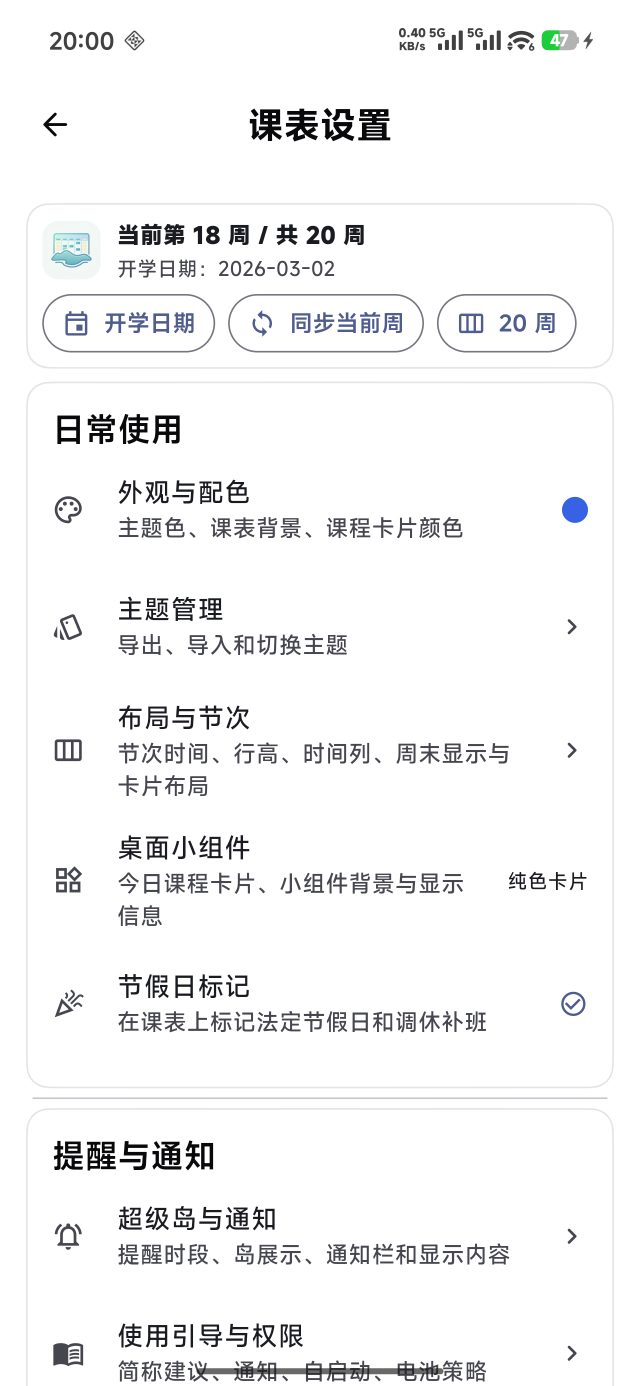
#> input picture _debug_settings.png, 1280 x 2772 px (shown at 1/2 size)
$ python shrink_image.py ../_debug_settings.png
#> lines starting #> are read from the running program, lines starting #| are printed output that depends on the picture
#!/usr/bin/env python
"""Downscale a screenshot so it is cheap to look at (and to keep in an agent chat).

A full-resolution phone screenshot (1880x3008 PNG) is 2-5 MB. Every image an
agent "reads" is carried as base64 inside the conversation, so a handful of
them is enough to push the CLI process into a multi-GB heap (observed:
18 screenshots -> 4 GB -> "JavaScript heap out of memory"). A 720px-wide JPEG
of the same frame is ~100 KB, i.e. 20-50x smaller, and is still enough to judge
layout, spacing and colour.

Usage:
  python tool/shrink_image.py shot.png
      -> writes shot-small.jpg next to it
  python tool/shrink_image.py shot.png -o tmp/qa/small.jpg
  python tool/shrink_image.py tmp/qa/*.png -w 900 -q 85
  python tool/shrink_image.py tmp/qa/*.png --keep-only
      -> delete each source once its small copy is written

Requires Pillow (PIL). On this machine the real interpreter is
%LOCALAPPDATA%\\Programs\\Python\\Python312\\python.exe -- do NOT use the
`python3` name, that is the Microsoft Store stub.
"""

import argparse
import os
import sys

try:
    from PIL import Image
except ImportError:
    sys.exit("error: Pillow not installed for this interpreter (%s).\n"
             "Install it, or point at one that has it, e.g.\n"
             "  %%LOCALAPPDATA%%\\Programs\\Python\\Python312\\python.exe" % sys.executable)


def parse_args():
    p = argparse.ArgumentParser(
        description="Downscale screenshots to small JPEGs.",
        usage="python tool/shrink_image.py <src...> [-o OUT] [-w N] [-q N] [--keep-only]",
    )
    p.add_argument("sources", nargs="+", help="image file(s) to shrink")
    p.add_argument("-o", "--out", help="output file or directory (single source only)")
    p.add_argument("-w", "--max-width", type=int, default=720,
                   help="max width in pixels, never upscales (default: 720)")
    p.add_argument("-q", "--quality", type=int, default=80,
                   help="JPEG quality (default: 80)")
    p.add_argument("--keep-only", action="store_true",
                   help="delete each source after its small copy is written")
    return p.parse_args()


def small_name(src):
    stem, _ = os.path.splitext(src)
    return stem + "-small.jpg"


def resolve_out(src, out, count):
    if not out:
        return small_name(src)
    if count > 1:
        sys.exit("error: -o needs exactly one source")
    if os.path.isdir(out):
        return os.path.join(out, os.path.basename(small_name(src)))
    return out


def to_rgb(img):
    # JPEG has no alpha channel: flatten transparency onto white instead of
    # letting Pillow turn it black.
    if img.mode in ("RGBA", "LA", "P"):
        img = img.convert("RGBA")
        flat = Image.new("RGB", img.size, (255, 255, 255))
        flat.paste(img, mask=img.split()[-1])
        return flat
    return img.convert("RGB")


def main():
    args = parse_args()
    if args.max_width < 16:
        sys.exit("error: --max-width must be at least 16")

    total_before = 0
    total_after = 0
    for src in args.sources:
        if not os.path.isfile(src):
            sys.exit("error: no such file: %s" % src)

        before = os.path.getsize(src)
        with Image.open(src) as img:
#> img is the input picture: PIL image 1280x2772 RGBA; mean R, G, B, A 244.1, 244.3, 244.8, 255
            img = to_rgb(img)
#> in to_rgb, `flat = Image.new("RGB", img.size, (255, 255, 255))`: flat: PIL image 1280x2772 RGB; every value is 255
            if img.width > args.max_width:
                height = max(1, round(img.height * args.max_width / img.width))
#> height = 1559
                resample = getattr(Image, "Resampling", Image).LANCZOS
                img = img.resize((args.max_width, height), resample)
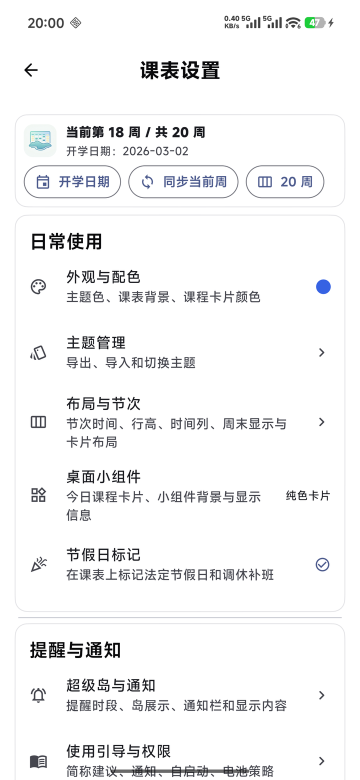
#> img: PIL image 720x1559 RGB (shown at 1/2 size); mean R, G, B 243.8, 244, 244.5
            dst = resolve_out(src, args.out, len(args.sources))
            parent = os.path.dirname(dst)
            if parent:
                os.makedirs(parent, exist_ok=True)
            img.save(dst, "JPEG", quality=args.quality, optimize=True)

        after = os.path.getsize(dst)
        total_before += before
        total_after += after
        print("%s  %dKB -> %dKB (%dx%d)" % (
            dst, before // 1024, after // 1024, img.width, img.height))
#| ../_debug_settings-small.jpg  240KB -> 97KB (720x1559)

        if args.keep_only:
            os.remove(src)

    if len(args.sources) > 1:
        print("total %dKB -> %dKB" % (total_before // 1024, total_after // 1024))
    return 0


if __name__ == "__main__":
    sys.exit(main())
#> (the program exits here)
